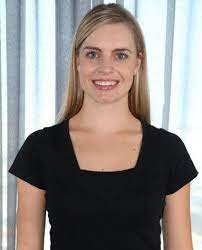
#> input picture personhack.jpg, 202 x 250 px, given in place of the camera
$ python Shopping_Exp.py
#> lines starting #> are read from the running program, lines starting #| are printed output that depends on the picture
#!/usr/bin/env python
# coding: utf-8

# In[1]:


import cv2
import numpy as np

videoCaptureObject = cv2.VideoCapture(0)
result = True
while(result):
    ret,frame = videoCaptureObject.read()
#> frame is the input picture: shape (250, 202, 3); mean B, G, R 133.2, 136.6, 143.2
    cv2.imwrite("NewPicture.jpg",frame)
    cv2.imshow('frame', frame)
    if cv2.waitKey(0) & 0xff ==ord('q'):
#> (key q is pressed here)
        break
    result = False
videoCaptureObject.release()
cv2.destroyAllWindows()


# Load the image of the person's body and the clothing item
body_img = cv2.imread('NewPicture.jpg')
cloth_img = cv2.imread('tshirt.jpg')
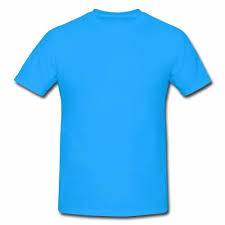
#> input picture tshirt.jpg, 225 x 225 px
#> cloth_img is the input picture: shape (225, 225, 3); mean B, G, R 248.2, 208.3, 141.8

# Resize the clothing item  to fit the person's body
cloth_resized = cv2.resize(cloth_img, (body_img.shape[1], body_img.shape[0]))
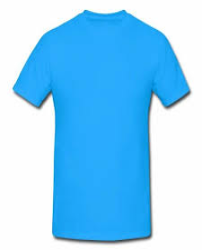
#> cloth_resized: shape (250, 202, 3); mean B, G, R 248.2, 208.2, 141.8

# Convert the images to grayscale
body_gray = cv2.cvtColor(body_img, cv2.COLOR_BGR2GRAY)
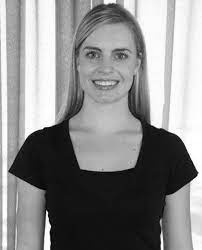
#> body_gray: shape (250, 202); min 0, max 255, mean 138.1
cloth_gray = cv2.cvtColor(cloth_resized, cv2.COLOR_BGR2GRAY)
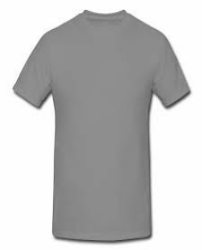
#> cloth_gray: shape (250, 202); min 59, max 255, mean 192.9

# Threshold the clothing item image to create a mask
_, cloth_mask = cv2.threshold(cloth_gray, 10, 255, cv2.THRESH_BINARY)
#> cloth_mask: shape (250, 202); every value is 255

# Invert the mask to create a transparent area around the clothing item
cloth_mask_inv = cv2.bitwise_not(cloth_mask)
#> cloth_mask_inv: shape (250, 202); every value is 0
cloth_transparent = cv2.merge((cloth_gray, cloth_mask_inv, cloth_mask_inv))
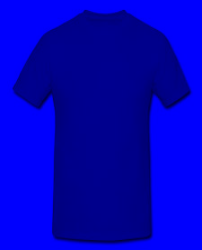
#> cloth_transparent: shape (250, 202, 3); mean of channels 0, 1, 2 192.9, 0, 0; drawn as B, G, R

# Apply the mask to the clothing item and combine it with the person's body
cloth_masked = cv2.bitwise_and(cloth_resized, cloth_transparent)
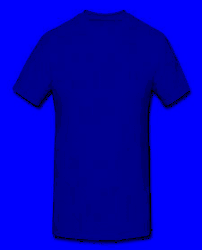
#> cloth_masked: shape (250, 202, 3); mean B, G, R 190.6, 0, 0
result = cv2.add(body_img, cloth_masked)
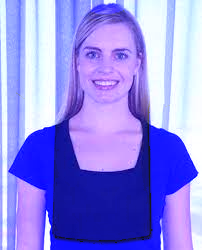
#> result: shape (250, 202, 3); mean B, G, R 233.8, 136.6, 143.2

# Show the result
cv2.imshow('Result',result)
cv2.waitKey(0)
cv2.destroyAllWindows()


# In[ ]:
